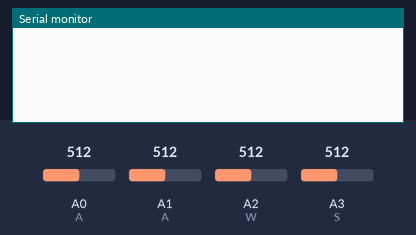
Bench run of a sketch on a simulated Arduino Leonardo, built with avr-gcc and run on an emulated ATmega32U4. Shown: the last lines printed to the serial monitor. The test bench sets the inputs (shaded band); at power-on: A0 (A) = 512, A1 (A) = 512, A2 (W) = 512, A3 (S) = 512. USB keyboard and mouse output is not drawn.

Above: at 1.2 s.
1.3 s: A0 (A) set to 804
2.8 s: A0 (A) set to 824
At 2.91 s:
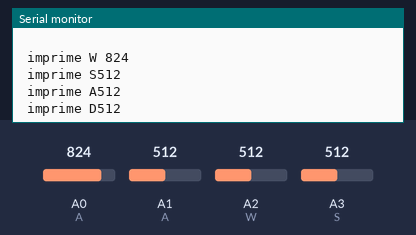
At 3.83 s:
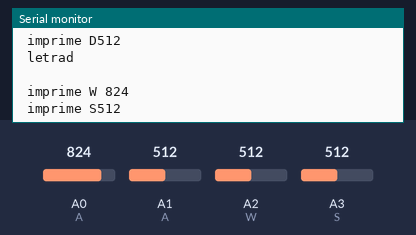

The sketch:

ArduinoLeonardo.ino
```cpp
#include <SoftwareSerial.h>

#include <Keyboard.h>


void setup() {
          // joystick eje Y                          // Iniciamos emulacion raton.
  Keyboard.begin();
  pinMode(A0,INPUT);
  pinMode(A1,INPUT);
  pinMode(A3,INPUT);
  pinMode(A5,INPUT);// Iniciamos emulacion teclado.
  /*comVirtual.flush();                  // Vacia el buffer de entrada.
  delay(500);
  comVirtual.begin(9600);             // Inicializa com virtual
  comVirtual.print("Iniializando salida datos ...");*/
}


void volt(int W,int* S,int* A,int* D,char w,char a,char b,char c){
 if (W>815&&W<1100){
  ////datos de comprobación
  Serial.print("\n letra");
  Serial.print(w);
  Serial.print("\n  \n");
   Serial.print("\n imprime W ");
 Serial.print(W);
  Serial.print("\n imprime S");
  Serial.print(*S);
 Serial.print("\n imprime A");
  Serial.print(*A);
 Serial.print("\n imprime D");
  Serial.print(*D);
  //////////////aaaaaaaaaaaaaaaaaaaaaaaaaaaaaaaaaaaawaaaawwwwwwaaaaaaaaaaaaawddaaddwwwddwwwdwwddwddwwwwwwddwwwddwwwwwwwwwwdddddddddddddddddwwddddwwwwddddddddDDAWSaaaddaadawwddddddaddddddw
  Keyboard.press(w);
  delay(100);

  *A=0;
  *S=0;
  *D=0;

  Keyboard.release (w);


   }}


void loop() {
int D = A0,d = analogRead(D), S = A3,s = analogRead(S),A = A1, a = analogRead(A), W= A2,w = analogRead(W);

 if (d>s && d>a && d>w)
volt(d,&s,&w,&a,'d','w','s','a');
 if (w>s && w>a && w>d)
volt(w,&d,&s,&a,'w','d','s','a');
 if (a>s && a>w && a>d)
volt(a,&w,&d,&s,'a','d','w','s');
 if (s>w && s>a && s>d)
volt(s,&d,&w,&a,'s','d','w','a');
////AWAWAWAWAWAWAAWAWAAWAWAWAWAWWWDWDWDWDWWWDWADWWWWWAWWWWDWADWDWADWADWddddddddddsddsddsddsddsWDWADWADWAwwwwwwwwdwwwwdwwwdwwdwwdwwddwwwwdwwwwddwwwddwwwwwwwdwwwddwwdwwwwwwwwwwwwwwddwwwwwwwwwwdd

    /*
    if (arriba==0) {
       Keyboard.press('w');
       delay(100);
       Keyboard.release ('w');

    }
    if (abajo=0) {
       Keyboard.press('s');
       delay(100);
       Keyboard.release ('s');

    }
     if (izquierda=0) {
       Keyboard.press('a');
       delay(100);
       Keyboard.release ('a');

    }
     if (derecha=0) {
       Keyboard.press('d');
       delay(100);
       Keyboard.release ('d');

    }*/


}
```

Measured:
- the behaviour switches between 815 and 816 on A0 (A) (found by bisection; images 0 and 1)
- after the input at 2.8 s, the serial monitor: prints a new line at once (image 1)
